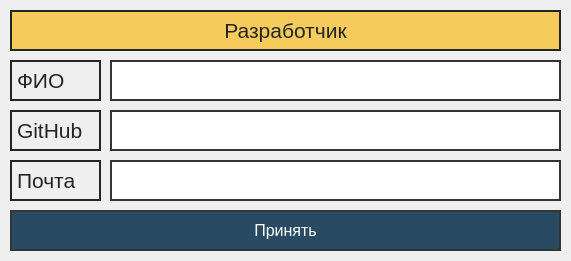
<?xml version="1.0" encoding="UTF-8"?>
<ui version="4.0">
 <class>DeveloperQW</class>
 <widget class="QWidget" name="DeveloperQW">
  <property name="geometry">
   <rect>
    <x>0</x>
    <y>0</y>
    <width>571</width>
    <height>261</height>
   </rect>
  </property>
  <property name="minimumSize">
   <size>
    <width>571</width>
    <height>261</height>
   </size>
  </property>
  <property name="maximumSize">
   <size>
    <width>571</width>
    <height>261</height>
   </size>
  </property>
  <property name="windowTitle">
   <string>Разработчик</string>
  </property>
  <widget class="QLineEdit" name="gitHubLineEdit">
   <property name="geometry">
    <rect>
     <x>110</x>
     <y>110</y>
     <width>451</width>
     <height>41</height>
    </rect>
   </property>
   <property name="font">
    <font>
     <pointsize>14</pointsize>
    </font>
   </property>
   <property name="styleSheet">
    <string notr="true">QLineEdit#gitHubLineEdit {

	border: 2px solid #333533;
}</string>
   </property>
  </widget>
  <widget class="QLabel" name="text1">
   <property name="geometry">
    <rect>
     <x>10</x>
     <y>60</y>
     <width>91</width>
     <height>41</height>
    </rect>
   </property>
   <property name="font">
    <font>
     <pointsize>16</pointsize>
     <weight>50</weight>
     <bold>false</bold>
    </font>
   </property>
   <property name="styleSheet">
    <string notr="true">QLabel#text1 {

	border: 2px solid #242423;
	color: #242423;
}</string>
   </property>
   <property name="text">
    <string>ФИО</string>
   </property>
  </widget>
  <widget class="QLineEdit" name="mailLineEdit">
   <property name="geometry">
    <rect>
     <x>110</x>
     <y>160</y>
     <width>451</width>
     <height>41</height>
    </rect>
   </property>
   <property name="font">
    <font>
     <pointsize>14</pointsize>
    </font>
   </property>
   <property name="styleSheet">
    <string notr="true">QLineEdit#mailLineEdit {

	border: 2px solid #333533;
}</string>
   </property>
  </widget>
  <widget class="QPushButton" name="enterButton">
   <property name="geometry">
    <rect>
     <x>10</x>
     <y>210</y>
     <width>551</width>
     <height>41</height>
    </rect>
   </property>
   <property name="font">
    <font>
     <pointsize>12</pointsize>
    </font>
   </property>
   <property name="styleSheet">
    <string notr="true">QPushButton#enterButton {

	background-color: #284B63;
	border: 2px solid #333533;
	color: #FFFFFF;
}

QPushButton#enterButton:hover {

	background-color: #FFFFFF;
	color: #333533;
}

QPushButton#enterButton:pressed {

	background-color: #F5CB5C;
}
</string>
   </property>
   <property name="text">
    <string>Принять</string>
   </property>
  </widget>
  <widget class="QLabel" name="text3">
   <property name="geometry">
    <rect>
     <x>10</x>
     <y>160</y>
     <width>91</width>
     <height>41</height>
    </rect>
   </property>
   <property name="font">
    <font>
     <pointsize>16</pointsize>
     <weight>50</weight>
     <bold>false</bold>
    </font>
   </property>
   <property name="styleSheet">
    <string notr="true">QLabel#text3 {

	border: 2px solid #242423;
	color: #242423;
}</string>
   </property>
   <property name="text">
    <string>Почта</string>
   </property>
  </widget>
  <widget class="QLineEdit" name="fioLineEdit">
   <property name="geometry">
    <rect>
     <x>110</x>
     <y>60</y>
     <width>451</width>
     <height>41</height>
    </rect>
   </property>
   <property name="font">
    <font>
     <pointsize>14</pointsize>
    </font>
   </property>
   <property name="styleSheet">
    <string notr="true">QLineEdit#fioLineEdit {

	border: 2px solid #333533;
}</string>
   </property>
  </widget>
  <widget class="QLabel" name="helpHead">
   <property name="geometry">
    <rect>
     <x>10</x>
     <y>10</y>
     <width>551</width>
     <height>41</height>
    </rect>
   </property>
   <property name="font">
    <font>
     <pointsize>16</pointsize>
     <weight>50</weight>
     <bold>false</bold>
    </font>
   </property>
   <property name="styleSheet">
    <string notr="true">QLabel#helpHead {

	background-color: #F5CB5C;
	border: 2px solid #242423;
	color: #242423;
}</string>
   </property>
   <property name="text">
    <string>Разработчик</string>
   </property>
   <property name="alignment">
    <set>Qt::AlignCenter</set>
   </property>
  </widget>
  <widget class="QLabel" name="text2">
   <property name="geometry">
    <rect>
     <x>10</x>
     <y>110</y>
     <width>91</width>
     <height>41</height>
    </rect>
   </property>
   <property name="font">
    <font>
     <pointsize>16</pointsize>
     <weight>50</weight>
     <bold>false</bold>
    </font>
   </property>
   <property name="styleSheet">
    <string notr="true">QLabel#text2 {

	border: 2px solid #242423;
	color: #242423;
}</string>
   </property>
   <property name="text">
    <string>GitHub</string>
   </property>
  </widget>
 </widget>
 <resources/>
 <connections/>
</ui>
